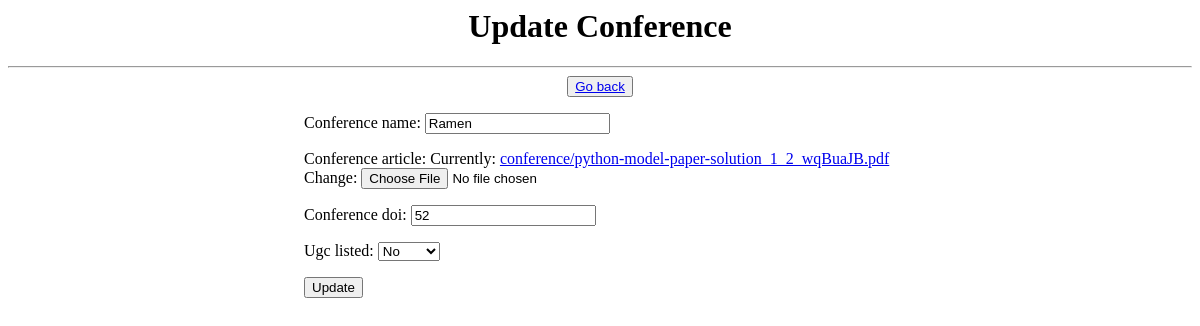
/conferences/UIOY4509/update/, run on an earlier commit of the app's database.
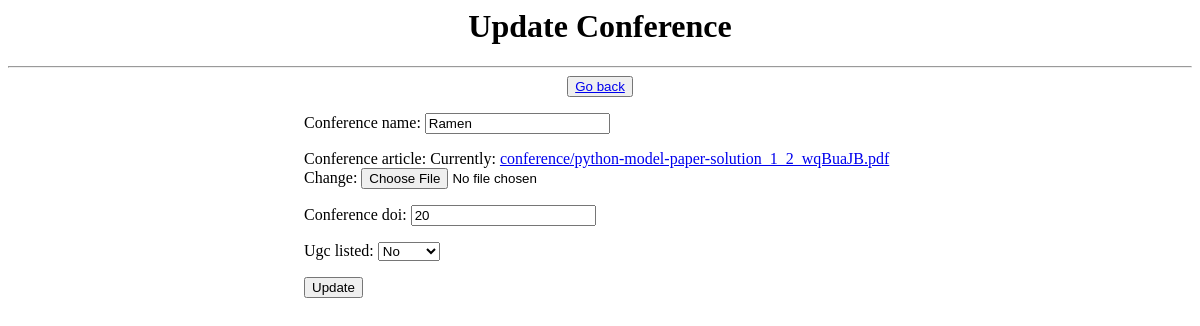
And on a later commit of the database.
### CSE/models.py (models this page shows, shortened)
class Conference(models.Model):
    fac_name=models.ForeignKey(Faculty,on_delete=models.CASCADE)
    conference_id = models.CharField(primary_key=True,max_length=100)
    conference_name = models.CharField(max_length=255)
    conference_article = models.FileField(upload_to='conference/',validators=[validate_pdf])
    conference_doi=models.IntegerField(null=True,blank=True)
    ugc=(('Yes','Yes'),('No','No'))
    ugc_listed=models.CharField(max_length=10,choices=ugc)

### CSE/views.py (the view, shortened to what this page needs)
# urls.py: path('conferences/<str:pk>/update/', ConferenceUpdateView.as_view(), name='conference_update'),
class ConferenceUpdateView(UpdateView):
    model = Conference
    fields = [ 'conference_name', 'conference_article', 'conference_doi', 'ugc_listed']
    template_name = 'conferenceupdate.html'
    success_url = reverse_lazy('conferences')
    pk_url_kwarg = 'pk'

### CSE/templates/conferenceupdate.html (shortened to what this page needs)
<div align="center">
    <h1>Update Conference</h1>
    <hr>
    <button><a href="{% url 'conferences' %}">Go back</a></button>
    <form method="post" action="{% url 'conference_update' pk=object.pk %}" autocomplete="off" enctype="multipart/form-data" style="text-align:left; margin:auto; width:50%">
        {{form.as_p}}
        <input type="submit" value="Update">
    </form>
</div>

What changed in the data, as far as the page shows it:
changed Conference "Ramen": conference_doi "52" → "20"
